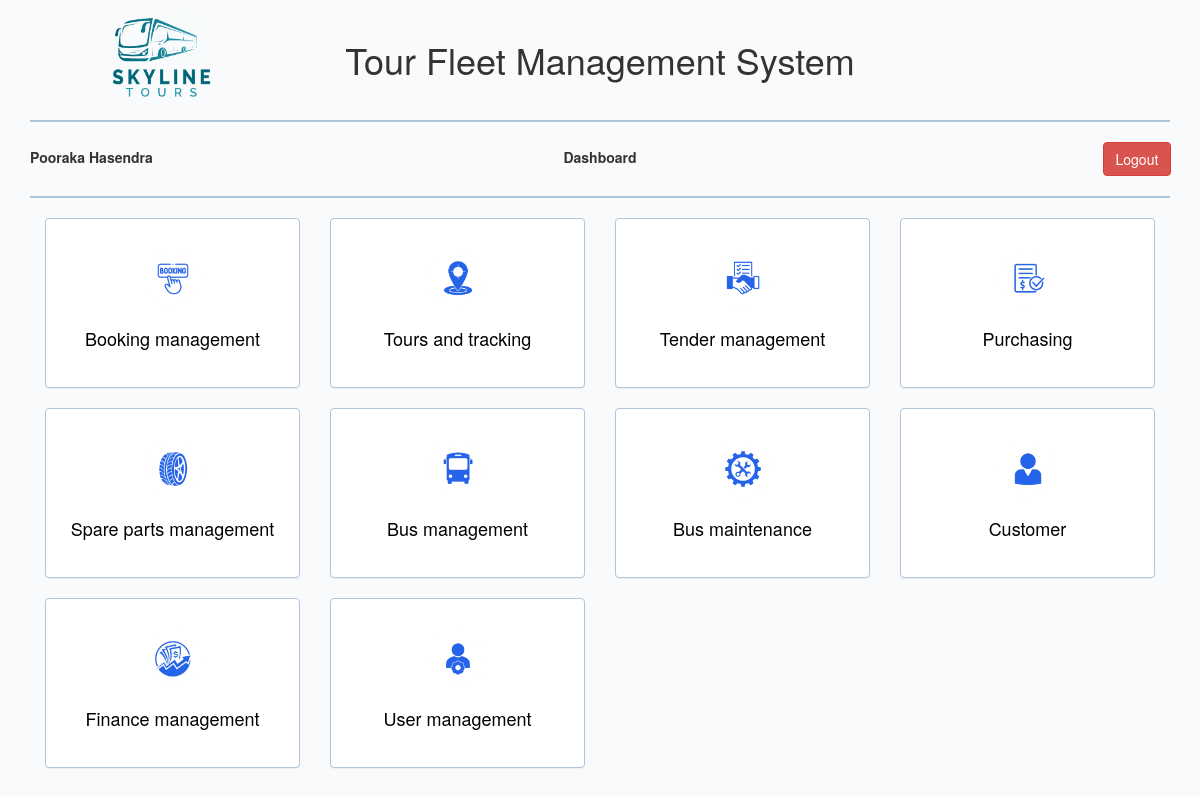
The app's page /view/dashboard.php (signed in) with its own data.
### tables this page shows
CREATE TABLE `module` (
  `module_id` int(10) NOT NULL,
  `module_name` varchar(30) NOT NULL,
  `module_icon` varchar(50) NOT NULL,
  `module_url` text NOT NULL,
  `module_status` int(10) NOT NULL DEFAULT 1
);

### model/module_model.php (called while the page is built, shortened)
<?php
class Module{
    function getAllModules($role_id){
        $con = $GLOBALS["con"];
        $sql = "SELECT m.module_id, m.module_name, m.module_icon, m.module_url, m.module_status "
                . "FROM module m, role_module r WHERE m.module_id = r.module_id AND r.role_id= '$role_id'";
        $result = $con->query($sql) or die ($con->error);
        return $result;
    }
}

### view/dashboard.php (the view, shortened to what this page needs)
<?php
include_once '../model/module_model.php';
$userSession=$_SESSION["user"];
$moduleObj = new Module();
$moduleResult = $moduleObj->getAllModules($userSession['user_role']);
?>
<html lang="en">
<head>
    <?php include_once "../includes/bootstrap_css_includes.php"?>
</head>
<body>
    <div class="container">
        <?php include_once "../includes/header_row_includes.php";?>
        <?php while($moduleRow=$moduleResult->fetch_assoc()){
            ?>
            <div class="col-md-3 col-sm-4">
                <a href="<?php echo $moduleRow["module_url"]?>" style="text-decoration:none;color:black">
                    <div class="panel module" style="height:170px;background-color:#ffffff;border:1px solid lightsteelblue">
                        <h1 align="center">
                            <img src="../images/moduleimages/<?php echo $moduleRow["module_icon"]?>" style="height:80px">
                        </h1>
                        <h4 align="center">
                        <?php echo $moduleRow["module_name"];?>
                        </h4>
                    </div>
                </a>
            </div>
            <?php
        }
        ?>
    </div>
</body>
</html>

### css/custom.css (style rules this page uses)
body { background-color: #F9FAFB; }

### records on screen
module: module_icon (picture), module_name "Booking management"
module: module_icon (picture), module_name "Tours and tracking"
module: module_icon (picture), module_name "Tender management"
module: module_icon (picture), module_name "Purchasing"
module: module_icon (picture), module_name "Spare parts management"
module: module_icon (picture), module_name "Bus management"
module: module_icon (picture), module_name "Bus maintenance"
module: module_icon (picture), module_name "Customer"
module: module_icon (picture), module_name "Finance management"
module: module_icon (placeholder picture), module_name "User management"

### other values on screen
$userSession["user_fname"]." ".$userSession["user_lname"] "Pooraka Hasendra"
$pageName "Dashboard"
